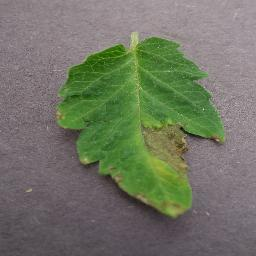
#> input picture first-advance/images/Late-Blight-1.jpg, 256 x 256 px; its folder holds only this picture in this run
$ python main.py
#> lines starting #> are read from the running program, lines starting #| are printed output that depends on the picture
from os import listdir, path
from skimage import io, exposure, color
import numpy as np
import matplotlib.pyplot as plt
import matplotlib.gridspec as gridspec


def read_images(path: str):
    """Función que lee las imágenes de un directorio y las devuelve una a una"""

    for file in listdir(path):
        img = io.imread(f"{path}/{file}")
        yield img, file


def main():
    # Obtenemos la ruta absoluta del archivo actual
    dir_path = path.dirname(path.realpath(__file__))

    # Leemos las imágenes
    images = read_images(path.join(dir_path, "images"))

    # Mostramos la ecualización de histograma de las imágenes
    for image, file in images:
        # Convertimos la imagen a escala de grises
        image_gray = color.rgb2gray(image)

        # Obtiene los histogramas para cada canal de color
        hist_r, bins_r = exposure.histogram(image[:, :, 0])
        hist_g, bins_g = exposure.histogram(image[:, :, 1])
        hist_b, bins_b = exposure.histogram(image[:, :, 2])
        hist_bn, bins_bn = exposure.histogram(image_gray)

        # Layout de la figura
        plt.figure(figsize=(10, 8))
        gs = gridspec.GridSpec(3, 2, hspace=0.3)

        # Título de la figura
        # plt.suptitle(f"Histogramas y ecualizado de la imagen {i}", y=0.95, fontsize=14)
        plt.suptitle(
            f"Histogramas y ecualizado de la imagen {path.basename(file)}",
            y=0.96,
            fontsize=14,
        )

        # Histograma de la imagen en escala de grises
        ax = plt.subplot(gs[0, 0])
        ax.plot(bins_bn, hist_bn, color="k")
        ax.set_title("Escala de grises", fontsize=10)

        # Histogramas de la imagen para cada canal de color
        ax = plt.subplot(gs[0, 1])
        ax.plot(bins_r, hist_r, color="r")
        ax.plot(bins_g, hist_g, color="g")
        ax.plot(bins_b, hist_b, color="b")
        ax.set_title("RGB", fontsize=10)

        # Ecualización de histograma de la imagen en escala de grises

        # --/ Mostramos la imagen original
        ax = plt.subplot(gs[1, 0])
        ax.imshow(image_gray, cmap="gray")
        ax.set_xlabel("Original", fontsize=10)

        # --/ Mostramos la imagen ecualizada
        ax = plt.subplot(gs[2, 0])
        ax.imshow(exposure.equalize_hist(image_gray), cmap="gray")
        ax.set_xlabel("Ecualizada", fontsize=10)

        # Ecualización de histograma de la imagen en RGB

        # --/ Mostramos la imagen original en RGB
        ax = plt.subplot(gs[1, 1])
        ax.imshow(image)
        ax.set_xlabel("Original", fontsize=10)

        img_r = exposure.equalize_hist(image[:, :, 0])
        img_g = exposure.equalize_hist(image[:, :, 1])
        img_b = exposure.equalize_hist(image[:, :, 2])

        # --/ Mostramos la imagen ecualizada
        ax = plt.subplot(gs[2, 1])
        ax.imshow(
            np.concatenate(
                (
                    img_r[..., np.newaxis],
                    img_g[..., np.newaxis],
                    img_b[..., np.newaxis],
                ),
                axis=-1,
            )
        )
        ax.set_xlabel("Ecualizada", fontsize=10)
#> this loop made 1 pass
#> pass 1, in main, `image_gray = color.rgb2gray(image)`:
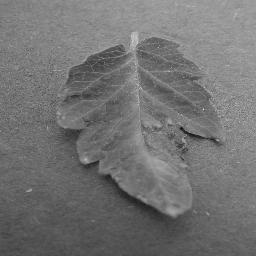
#> image_gray: shape (256, 256) float64; min 0.0443, max 0.858, mean 0.453
#> pass 1, in main, `img_r = exposure.equalize_hist(image[:, :, 0])`:
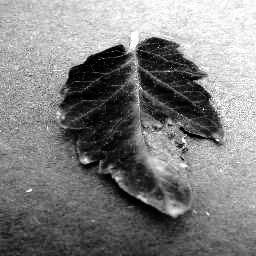
#> img_r: shape (256, 256) float64; min 1.53e-05, max 1, mean 0.505
#> pass 1, in main, `img_g = exposure.equalize_hist(image[:, :, 1])`:
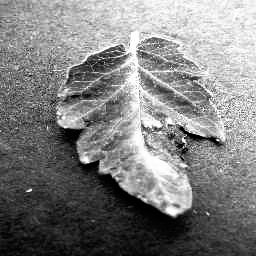
#> img_g: shape (256, 256) float64; min 1.53e-05, max 1, mean 0.506
#> pass 1, in main, `img_b = exposure.equalize_hist(image[:, :, 2])`:
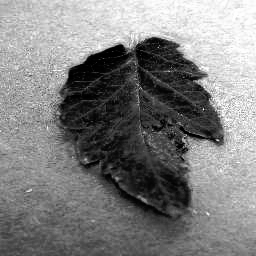
#> img_b: shape (256, 256) float64; min 0.00107, max 1, mean 0.504

    # Mostramos las gráficas
    plt.show()
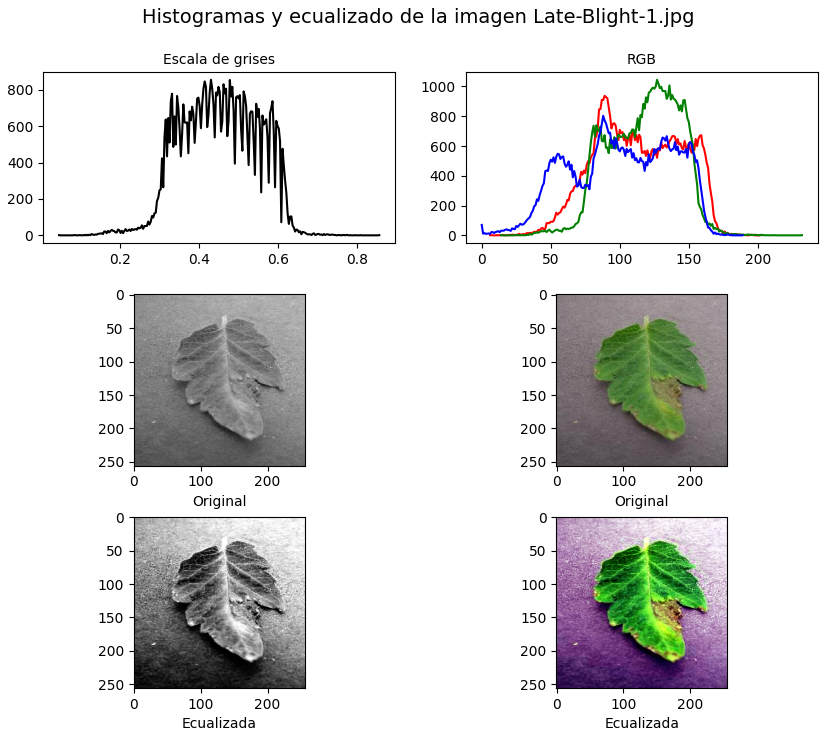
#> figure drawn by matplotlib, 6 panels; panel 1: curve peaks at x = 0.431, y = 855; panel 2: curve peaks at x = 89, y = 937; panel 2: curve peaks at x = 127, y = 1045; panel 2: curve peaks at x = 88, y = 803


if __name__ == "__main__":
    main()

$ run again, on first-advance/images/Septoria-Leaf-Spot-1.jpg
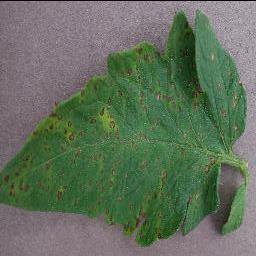
#> input picture first-advance/images/Septoria-Leaf-Spot-1.jpg, 256 x 256 px
#> the loop in main, `for image, file in images:` made 1 pass
#> pass 1, in main, `img_g = exposure.equalize_hist(image[:, :, 1])`:
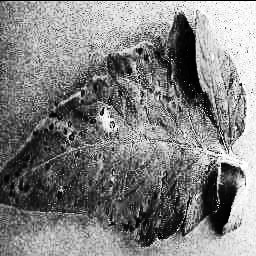
#> img_g: shape (256, 256) float64; min 0.0025, max 1, mean 0.507
#> pass 1, in main, `img_b = exposure.equalize_hist(image[:, :, 2])`:
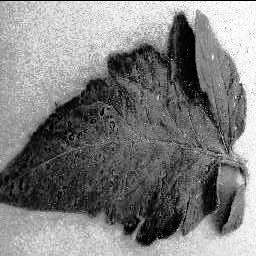
#> img_b: shape (256, 256) float64; min 0.000259, max 1, mean 0.504

$ run again, on first-advance/images/Septoria-Leaf-Spot-2.jpg
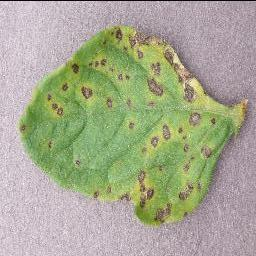
#> input picture first-advance/images/Septoria-Leaf-Spot-2.jpg, 256 x 256 px
#> the loop in main, `for image, file in images:` made 1 pass
#> pass 1, in main, `img_g = exposure.equalize_hist(image[:, :, 1])`:
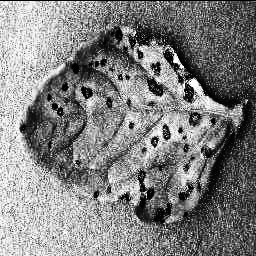
#> img_g: shape (256, 256) float64; min 0.00217, max 1, mean 0.506
#> pass 1, in main, `img_b = exposure.equalize_hist(image[:, :, 2])`:
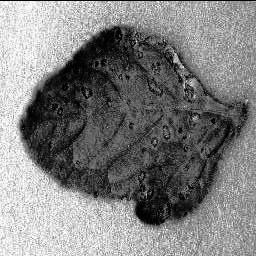
#> img_b: shape (256, 256) float64; min 0.000107, max 1, mean 0.503

$ run again, on first-advance/images/Septoria-Leaf-Spot-3.jpg
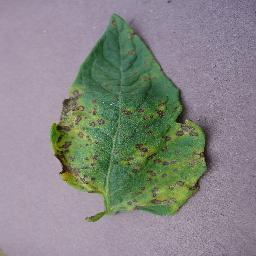
#> input picture first-advance/images/Septoria-Leaf-Spot-3.jpg, 256 x 256 px
#> the loop in main, `for image, file in images:` made 1 pass
#> pass 1, in main, `img_g = exposure.equalize_hist(image[:, :, 1])`:
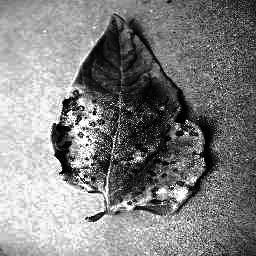
#> img_g: shape (256, 256) float64; min 1.53e-05, max 1, mean 0.508
#> pass 1, in main, `img_b = exposure.equalize_hist(image[:, :, 2])`:
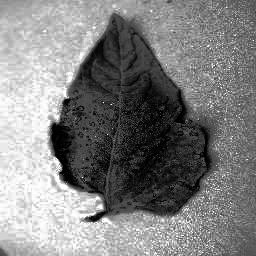
#> img_b: shape (256, 256) float64; min 0.00151, max 1, mean 0.506
